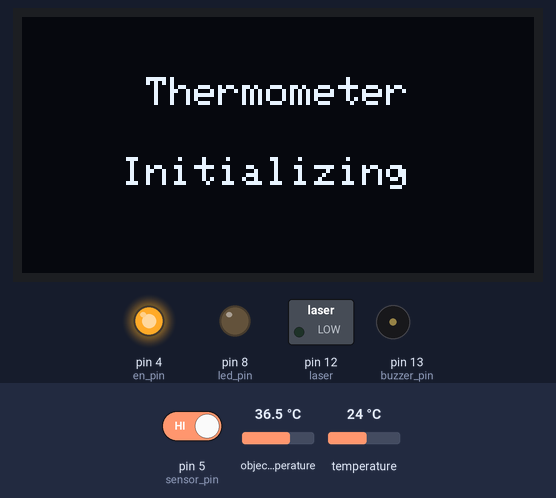
Bench run of a sketch on a simulated Arduino Uno, built with avr-gcc and run on an emulated ATmega328P. On the bench: 128×64 one-colour display, switched loads named in the sketch (green lamp = pin HIGH), output pins drawn as LEDs (lit = HIGH), buzzer (waves = sounding, pin HIGH). The inputs (shaded band) are chosen by the test bench; at power-on: pin 5 (sensor_pin) HIGH, object temperature 36.5 °C, temperature 24 °C. What the sketch prints to the serial monitor is not drawn.

Above: at 3.2 s.
3.3 s: pin 5 (sensor_pin) driven LOW
At 4.1 s:
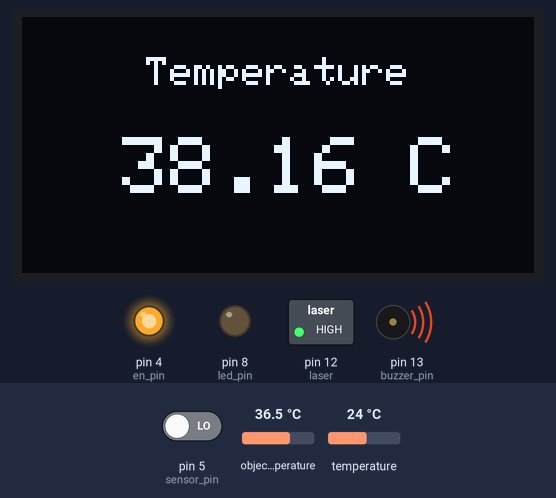
6.3 s: pin 5 (sensor_pin) driven HIGH
At 8.2 s:
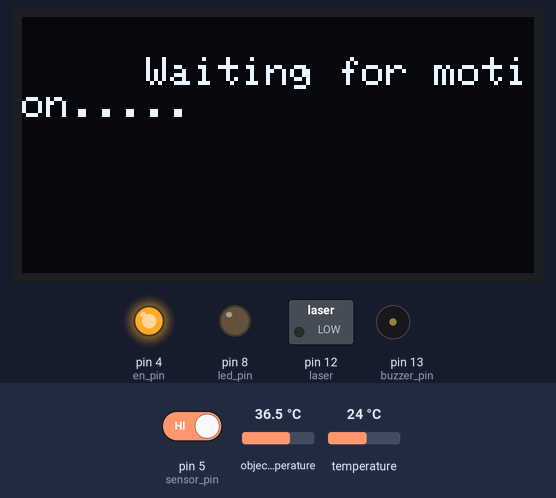
Timing chart, 0 to 9.7 s (numbered marks = the images above; inputs shaded):
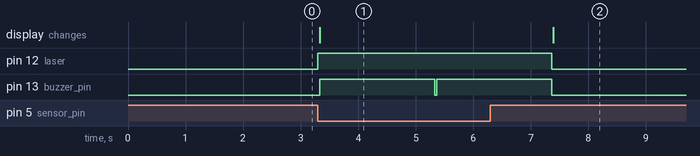

Measured:
- after the input at 3.3 s, pin 12 (laser): LOW → HIGH at once; pin 13 (buzzer_pin): LOW → HIGH at once, → LOW 2.0 s later, → HIGH 0.03 s later; the display: changes at once (image 1)
- after the input at 6.3 s, pin 12 (laser): HIGH → LOW after 1.1 s; pin 13 (buzzer_pin): goes on until 7.4 s, then stays LOW; the display: changes after 1.1 s (image 2)

The sketch:

FINAL_1_Test.ino
```cpp
#include <Wire.h>
#include <Adafruit_MLX90614.h>
#include <Adafruit_GFX.h>
#include <Adafruit_SSD1306.h>

#define SCREEN_WIDTH 128
#define SCREEN_HEIGHT 64
#define OLED_RESET -1
Adafruit_SSD1306 display(SCREEN_WIDTH, SCREEN_HEIGHT, &Wire, OLED_RESET);

#define laser 12

Adafruit_MLX90614 mlx = Adafruit_MLX90614();

double temp_amb;
double temp_obj;

const int led_pin = 8;
const int sensor_pin = 5;//sig_pin
const int buzzer_pin = 13;
const int en_pin = 4;

const long interval = 2000;
unsigned long current_time = millis();
unsigned long last_trigger = 0;
boolean timer_on = false;

void movement_detection() {
  Serial.println("Motion was detected");
  digitalWrite(led_pin, HIGH);
  // digitalWrite(buzzer_pin, HIGH);
  // delay(1000);
  digitalWrite(led_pin, LOW);
  digitalWrite(buzzer_pin, LOW);
  timer_on = true;
  last_trigger = millis();
}

void setup() {
  Serial.begin(115200);
  mlx.begin();
  display.begin(SSD1306_SWITCHCAPVCC, 0x3C);
  if(!display.begin(SSD1306_SWITCHCAPVCC, 0x3C)) { // Address 0x3D for 128x64
    Serial.println(F("SSD1306 allocation failed"));
    for(;;); // Don't proceed, loop forever
  }
  else{
    Serial.println(F("SSD1306 allocation success"));
  }
  pinMode(en_pin, OUTPUT);
  digitalWrite(en_pin, HIGH); // Bật chế độ phát hiện mô-đun hồng ngoại
  pinMode(sensor_pin, INPUT_PULLUP);
  pinMode(led_pin, OUTPUT);
  digitalWrite(led_pin, LOW);
  pinMode(buzzer_pin, OUTPUT);
  digitalWrite(buzzer_pin, LOW);

  Serial.println("Temperature Sensor MLX90614");

  pinMode(laser, OUTPUT);
  digitalWrite(laser, LOW);
  display.clearDisplay();
  display.setCursor(25, 15);
  display.setTextSize(1);
  display.setTextColor(WHITE);
  display.println(" Thermometer");
  display.setCursor(25, 35);
  display.setTextSize(1);
  display.print("Initializing");
  display.display();
  delay(2000);
}

void loop() {
  int sensor_state = digitalRead(sensor_pin);
  if (sensor_state == LOW) {
    movement_detection();
  }
  current_time = millis();
  if (timer_on && (current_time - last_trigger <= interval)) {
    temp_amb = mlx.readAmbientTempC();
    temp_obj = mlx.readObjectTempC()+1.65;

    digitalWrite(laser, HIGH);

    Serial.print("Room Temp = ");
    Serial.println(temp_amb);
    Serial.print("Object temp = ");
    Serial.println(temp_obj);

    display.clearDisplay();
    display.setCursor(25, 10);
    display.setTextSize(1);
    display.setTextColor(WHITE);
    display.println(" Temperature");
    display.setCursor(25, 30);
    display.setTextSize(2);
    display.setTextColor(WHITE);
    display.print(temp_obj);
    display.println(" C");
    display.display();
    if (temp_obj >= 37.5) {
      digitalWrite(buzzer_pin, HIGH);
      Serial.print("ALERT!!!!\n ");
    }
    delay(2000);

  }
  if (timer_on && (current_time - last_trigger > interval)) {
    Serial.println("Motion has stopped");
    digitalWrite(led_pin, LOW);//LED tắt
    digitalWrite(buzzer_pin, LOW);//Buzzer tắt
    digitalWrite(laser, LOW);//laser tắt
    timer_on = false;//Tắt timer
    display.clearDisplay();
    display.setCursor(25, 10);
    display.setTextSize(1);
    display.setTextColor(WHITE);
    display.println(" Waiting for motion.....");
    display.display();
    delay(500);
  }
}
```
